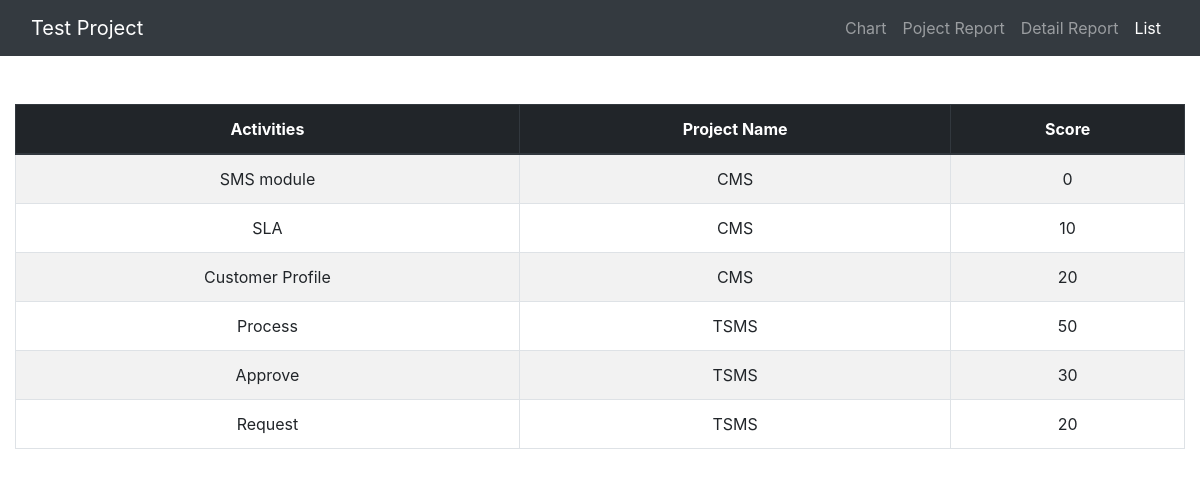
/list_page.php, run on the app's committed database.
### tables this page shows
CREATE TABLE `activity` (
  `activity_id` int(255) NOT NULL,
  `activity_name` varchar(100) NOT NULL,
  `projected_start_date` date NOT NULL,
  `projected_end_date` date NOT NULL,
  `actual_start_date` date NOT NULL,
  `actual_end_date` date NOT NULL,
  `projected_days` int(255) NOT NULL,
  `actual_days` int(255) NOT NULL,
  `accuracy` char(50) NOT NULL,
  `score` int(255) NOT NULL,
  `stat` varchar(10) NOT NULL,
  `project_id` int(255) NOT NULL
);

CREATE TABLE `project` (
  `project_id` int(255) NOT NULL,
  `project_name` varchar(100) NOT NULL
);

### list_page.php (the view, shortened to what this page needs)
<!DOCTYPE html>
<html>
<head>
    <link rel="stylesheet" href="https://maxcdn.bootstrapcdn.com/bootstrap/4.1.3/css/bootstrap.min.css">
</head>
<body>
    <nav class="navbar navbar-expand-sm bg-dark navbar-dark navbar-fixed-top">
        <div class="container-fluid">
            <div class="navbar-header">
                <a class="navbar-brand" href="#">Test Project</a>
            </div>
            <ul class="navbar-nav">
                <li class="nav-item">
                    <a class="nav-link" href="index.php">Chart</a>
                </li>
                <li class="nav-item">
                    <a class="nav-link" href="project_report_page.php">Poject Report</a>
                </li>
                <li class="nav-item">
                    <a class="nav-link" href="detail_report_page.php">Detail Report</a>
                </li>
                <li class="nav-item active">
                    <a class="nav-link" href="#">List</a>
                </li>
            </ul>
        </div>
    </nav>
    <br><br>
    <div class="container-fluid">
        <div class="table-responsive-sm text-center">
            <table class="table table-bordered table-striped table-hover">
                <thead class="thead-dark">
                    <tr>
                        <th>Activities</th>
                        <th>Project Name</th>
                        <th>Score</th>
                    </tr>
                </thead>
                <tbody>
                    <?php
                    require('conn.php');
                    $query = "SELECT project.project_name, activity.activity_name, activity.score FROM project INNER JOIN activity ON project.project_id = activity.project_id ORDER BY project.project_name ASC";
                    $result = mysqli_query($conn, $query);
                    while($row = mysqli_fetch_array($result)) {
                        echo '
                        <tr>
                            <td>'.$row["activity_name"].'</td>
                            <td>'.$row["project_name"].'</td>
                            <td>'.$row["score"].'</td>
                        </tr>';
                    }
                    ?>
                </tbody>
            </table>
        </div>
    </div>
</body>
</html>

### data on the page
activity: activity_name "SMS module", project.project_name "CMS", score "0"
activity: activity_name "SLA", project.project_name "CMS", score "10"
activity: activity_name "Customer Profile", project.project_name "CMS", score "20"
activity: activity_name "Process", project.project_name "TSMS", score "50"
activity: activity_name "Approve", project.project_name "TSMS", score "30"
activity: activity_name "Request", project.project_name "TSMS", score "20"
